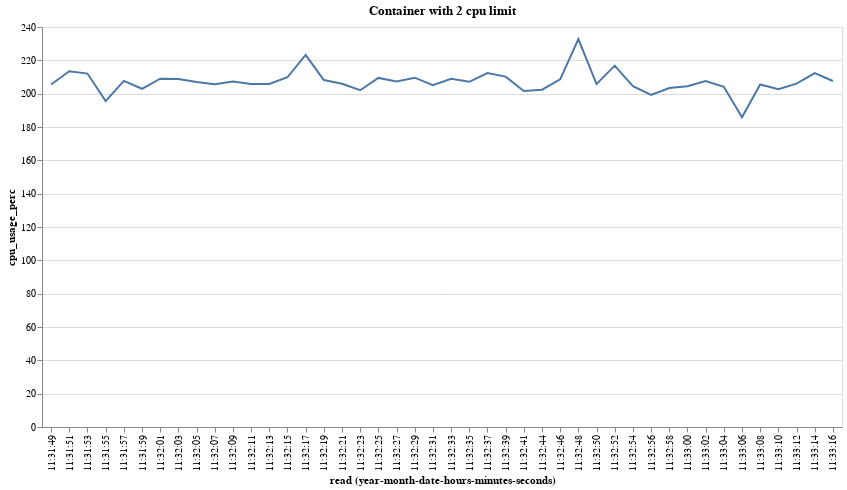

The cell this chart's notebook holds for it:
### Code cell
cmd = "docker run --name stress_app --cpus 2 --rm progrium/stress -c 8 -t 90s".split(" ")
run_stress = subprocess.Popen(cmd, stdout=subprocess.PIPE)

session = requests_unixsocket.Session()
data = []

while run_stress.poll() != 0:
    r = session.get('http+unix://%2Fvar%2Frun%2Fdocker.sock/containers/stress_app/stats?stream=false')
    if r.status_code == 200:
        try:
            data.append(r.json())
        except:
            pass

data = [_ for _ in data if _["read"] != "0001-01-01T00:00:00Z"]
generate_chart((data, 2))

### Figure 1 — Vega-Lite specification as saved in the notebook (floating-point values rounded to 4 significant figures)
{"config": {"view": {"continuousWidth": 400, "continuousHeight": 300}}, "data": {"name": "data-ce85f1ba60e5bf5361427805bffdb2bd"}, "mark": "line", "encoding": {"x": {"axis": {"format": "%H:%M:%S", "labelAngle": -90}, "field": "read", "timeUnit": "yearmonthdatehoursminutesseconds", "type": "ordinal"}, "y": {"field": "cpu_usage_perc", "type": "quantitative"}}, "height": 400, "title": "Container with 2 cpu limit", "width": 800, "$schema": "https://vega.github.io/schema/vega-lite/v4.17.0.json", "datasets": {"data-ce85f1ba60e5bf5361427805bffdb2bd": [{"read": "2022-11-08T11:31:49.041014135", "cpu_stats.online_cpus": 4, "cpu_stats.cpu_usage.total_usage": 2622802000, "precpu_stats.cpu_usage.total_usage": 624590000, "cpu_stats.system_cpu_usage": 3924532160000000, "precpu_stats.system_cpu_usage": 3924528270000000, "cpu_delta": 1998212000, "system_cpu_delta": 3890000000, "cpu_usage_perc": 205.5}, {"read": "2022-11-08T11:31:51.078226179", "cpu_stats.online_cpus": 4, "cpu_stats.cpu_usage.total_usage": 6725324000, "precpu_stats.cpu_usage.total_usage": 4660129000, "cpu_stats.system_cpu_usage": 3924539970000000, "precpu_stats.system_cpu_usage": 3924536100000000, "cpu_delta": 2065195000, "system_cpu_delta": 3870000000, "cpu_usage_perc": 213.5}, {"read": "2022-11-08T11:31:53.093367740", "cpu_stats.online_cpus": 4, "cpu_stats.cpu_usage.total_usage": 10791728000, "precpu_stats.cpu_usage.total_usage": 8755916000, "cpu_stats.system_cpu_usage": 3924547640000000, "precpu_stats.system_cpu_usage": 3924543800000000, "cpu_delta": 2035812000, "system_cpu_delta": 3840000000, "cpu_usage_perc": 212.1}, {"read": "2022-11-08T11:31:55.131691374", "cpu_stats.online_cpus": 4, "cpu_stats.cpu_usage.total_usage": 14818450000, "precpu_stats.cpu_usage.total_usage": 12819496000, "cpu_stats.system_cpu_usage": 3924555690000000, "precpu_stats.system_cpu_usage": 3924551600000000, "cpu_delta": 1998954000, "system_cpu_delta": 4090000000, "cpu_usage_perc": 195.5}, {"read": "2022-11-08T11:31:57.196983460", "cpu_stats.online_cpus": 4, "cpu_stats.cpu_usage.total_usage": 18979102000, "precpu_stats.cpu_usage.total_usage": 16824336000, "cpu_stats.system_cpu_usage": 3924563850000000, "precpu_stats.system_cpu_usage": 3924559700000000, "cpu_delta": 2154766000, "system_cpu_delta": 4150000000, "cpu_usage_perc": 207.7}, {"read": "2022-11-08T11:31:59.233722869", "cpu_stats.online_cpus": 4, "cpu_stats.cpu_usage.total_usage": 23021432000, "precpu_stats.cpu_usage.total_usage": 21022538000, "cpu_stats.system_cpu_usage": 3924571830000000, "precpu_stats.system_cpu_usage": 3924567890000000, "cpu_delta": 1998894000, "system_cpu_delta": 3940000000, "cpu_usage_perc": 202.9}, {"read": "2022-11-08T11:32:01.251282668", "cpu_stats.online_cpus": 4, "cpu_stats.cpu_usage.total_usage": 27096570000, "precpu_stats.cpu_usage.total_usage": 25032577000, "cpu_stats.system_cpu_usage": 3924579780000000, "precpu_stats.system_cpu_usage": 3924575830000000, "cpu_delta": 2063993000, "system_cpu_delta": 3950000000, "cpu_usage_perc": 209.0}, {"read": "2022-11-08T11:32:03.268221159", "cpu_stats.online_cpus": 4, "cpu_stats.cpu_usage.total_usage": 31177746000, "precpu_stats.cpu_usage.total_usage": 29152463000, "cpu_stats.system_cpu_usage": 3924587610000000, "precpu_stats.system_cpu_usage": 3924583730000000, "cpu_delta": 2025283000, "system_cpu_delta": 3880000000, "cpu_usage_perc": 208.8}, {"read": "2022-11-08T11:32:05.287385797", "cpu_stats.online_cpus": 4, "cpu_stats.cpu_usage.total_usage": 35220541000, "precpu_stats.cpu_usage.total_usage": 33212856000, "cpu_stats.system_cpu_usage": 3924595360000000, "precpu_stats.system_cpu_usage": 3924591480000000, "cpu_delta": 2007685000, "system_cpu_delta": 3880000000, "cpu_usage_perc": 207.0}, {"read": "2022-11-08T11:32:07.310173060", "cpu_stats.online_cpus": 4, "cpu_stats.cpu_usage.total_usage": 39221824000, "precpu_stats.cpu_usage.total_usage": 37221525000, "cpu_stats.system_cpu_usage": 3924603050000000, "precpu_stats.system_cpu_usage": 3924599160000000, "cpu_delta": 2000299000, "system_cpu_delta": 3890000000, "cpu_usage_perc": 205.7}, {"read": "2022-11-08T11:32:09.407070611", "cpu_stats.online_cpus": 4, "cpu_stats.cpu_usage.total_usage": 43419854000, "precpu_stats.cpu_usage.total_usage": 41264649000, "cpu_stats.system_cpu_usage": 3924611260000000, "precpu_stats.system_cpu_usage": 3924607100000000, "cpu_delta": 2155205000, "system_cpu_delta": 4160000000, "cpu_usage_perc": 207.2}, {"read": "2022-11-08T11:32:11.444341143", "cpu_stats.online_cpus": 4, "cpu_stats.cpu_usage.total_usage": 47489966000, "precpu_stats.cpu_usage.total_usage": 45431512000, "cpu_stats.system_cpu_usage": 3924619270000000, "precpu_stats.system_cpu_usage": 3924615270000000, "cpu_delta": 2058454000, "system_cpu_delta": 4000000000, "cpu_usage_perc": 205.8}, {"read": "2022-11-08T11:32:13.462831977", "cpu_stats.online_cpus": 4, "cpu_stats.cpu_usage.total_usage": 51563497000, "precpu_stats.cpu_usage.total_usage": 49536587000, "cpu_stats.system_cpu_usage": 3924627200000000, "precpu_stats.system_cpu_usage": 3924623260000000, "cpu_delta": 2026910000, "system_cpu_delta": 3940000000, "cpu_usage_perc": 205.8}, {"read": "2022-11-08T11:32:15.480723152", "cpu_stats.online_cpus": 4, "cpu_stats.cpu_usage.total_usage": 55621191000, "precpu_stats.cpu_usage.total_usage": 53612023000, "cpu_stats.system_cpu_usage": 3924634870000000, "precpu_stats.system_cpu_usage": 3924631040000000, "cpu_delta": 2009168000, "system_cpu_delta": 3830000000, "cpu_usage_perc": 209.8}, {"read": "2022-11-08T11:32:17.500036224", "cpu_stats.online_cpus": 4, "cpu_stats.cpu_usage.total_usage": 59631452000, "precpu_stats.cpu_usage.total_usage": 57622079000, "cpu_stats.system_cpu_usage": 3924642330000000, "precpu_stats.system_cpu_usage": 3924638730000000, "cpu_delta": 2009373000, "system_cpu_delta": 3600000000, "cpu_usage_perc": 223.3}, {"read": "2022-11-08T11:32:19.542284460", "cpu_stats.online_cpus": 4, "cpu_stats.cpu_usage.total_usage": 63671925000, "precpu_stats.cpu_usage.total_usage": 61621397000, "cpu_stats.system_cpu_usage": 3924650230000000, "precpu_stats.system_cpu_usage": 3924646290000000, "cpu_delta": 2050528000, "system_cpu_delta": 3940000000, "cpu_usage_perc": 208.2}, {"read": "2022-11-08T11:32:21.629316593", "cpu_stats.online_cpus": 4, "cpu_stats.cpu_usage.total_usage": 67833379000, "precpu_stats.cpu_usage.total_usage": 65742763000, "cpu_stats.system_cpu_usage": 3924658170000000, "precpu_stats.system_cpu_usage": 3924654110000000, "cpu_delta": 2090616000, "system_cpu_delta": 4060000000, "cpu_usage_perc": 206.0}, {"read": "2022-11-08T11:32:23.689690302", "cpu_stats.online_cpus": 4, "cpu_stats.cpu_usage.total_usage": 72021820000, "precpu_stats.cpu_usage.total_usage": 70021248000, "cpu_stats.system_cpu_usage": 3924666170000000, "precpu_stats.system_cpu_usage": 3924662210000000, "cpu_delta": 2000572000, "system_cpu_delta": 3960000000, "cpu_usage_perc": 202.1}, {"read": "2022-11-08T11:32:25.712754989", "cpu_stats.online_cpus": 4, "cpu_stats.cpu_usage.total_usage": 76020994000, "precpu_stats.cpu_usage.total_usage": 74020669000, "cpu_stats.system_cpu_usage": 3924673920000000, "precpu_stats.system_cpu_usage": 3924670100000000, "cpu_delta": 2000325000, "system_cpu_delta": 3820000000, "cpu_usage_perc": 209.5}, {"read": "2022-11-08T11:32:27.750953436", "cpu_stats.online_cpus": 4, "cpu_stats.cpu_usage.total_usage": 80091896000, "precpu_stats.cpu_usage.total_usage": 78045024000, "cpu_stats.system_cpu_usage": 3924681730000000, "precpu_stats.system_cpu_usage": 3924677780000000, "cpu_delta": 2046872000, "system_cpu_delta": 3950000000, "cpu_usage_perc": 207.3}, {"read": "2022-11-08T11:32:29.774179314", "cpu_stats.online_cpus": 4, "cpu_stats.cpu_usage.total_usage": 84186649000, "precpu_stats.cpu_usage.total_usage": 82164164000, "cpu_stats.system_cpu_usage": 3924689500000000, "precpu_stats.system_cpu_usage": 3924685640000000, "cpu_delta": 2022485000, "system_cpu_delta": 3860000000, "cpu_usage_perc": 209.6}, {"read": "2022-11-08T11:32:31.765259534", "cpu_stats.online_cpus": 4, "cpu_stats.cpu_usage.total_usage": 88174649000, "precpu_stats.cpu_usage.total_usage": 86195046000, "cpu_stats.system_cpu_usage": 3924697230000000, "precpu_stats.system_cpu_usage": 3924693370000000, "cpu_delta": 1979603000, "system_cpu_delta": 3860000000, "cpu_usage_perc": 205.1}, {"read": "2022-11-08T11:32:33.859118110", "cpu_stats.online_cpus": 4, "cpu_stats.cpu_usage.total_usage": 92369460000, "precpu_stats.cpu_usage.total_usage": 90222638000, "cpu_stats.system_cpu_usage": 3924705310000000, "precpu_stats.system_cpu_usage": 3924701200000000, "cpu_delta": 2146822000, "system_cpu_delta": 4110000000, "cpu_usage_perc": 208.9}, {"read": "2022-11-08T11:32:35.895818669", "cpu_stats.online_cpus": 4, "cpu_stats.cpu_usage.total_usage": 96419995000, "precpu_stats.cpu_usage.total_usage": 94421341000, "cpu_stats.system_cpu_usage": 3924713130000000, "precpu_stats.system_cpu_usage": 3924709270000000, "cpu_delta": 1998654000, "system_cpu_delta": 3860000000, "cpu_usage_perc": 207.1}, {"read": "2022-11-08T11:32:37.926243981", "cpu_stats.online_cpus": 4, "cpu_stats.cpu_usage.total_usage": 100500207000, "precpu_stats.cpu_usage.total_usage": 98434615000, "cpu_stats.system_cpu_usage": 3924720930000000, "precpu_stats.system_cpu_usage": 3924717040000000, "cpu_delta": 2065592000, "system_cpu_delta": 3890000000, "cpu_usage_perc": 212.4}, {"read": "2022-11-08T11:32:39.951412739", "cpu_stats.online_cpus": 4, "cpu_stats.cpu_usage.total_usage": 104605385000, "precpu_stats.cpu_usage.total_usage": 102555516000, "cpu_stats.system_cpu_usage": 3924728790000000, "precpu_stats.system_cpu_usage": 3924724890000000, "cpu_delta": 2049869000, "system_cpu_delta": 3900000000, "cpu_usage_perc": 210.2}, {"read": "2022-11-08T11:32:41.968362534", "cpu_stats.online_cpus": 4, "cpu_stats.cpu_usage.total_usage": 108621348000, "precpu_stats.cpu_usage.total_usage": 106620698000, "cpu_stats.system_cpu_usage": 3924736540000000, "precpu_stats.system_cpu_usage": 3924732570000000, "cpu_delta": 2000650000, "system_cpu_delta": 3970000000, "cpu_usage_perc": 201.6}, {"read": "2022-11-08T11:32:44.003766938", "cpu_stats.online_cpus": 4, "cpu_stats.cpu_usage.total_usage": 112620438000, "precpu_stats.cpu_usage.total_usage": 110622020000, "cpu_stats.system_cpu_usage": 3924744370000000, "precpu_stats.system_cpu_usage": 3924740420000000, "cpu_delta": 1998418000, "system_cpu_delta": 3950000000, "cpu_usage_perc": 202.4}, {"read": "2022-11-08T11:32:46.085505526", "cpu_stats.online_cpus": 4, "cpu_stats.cpu_usage.total_usage": 116819882000, "precpu_stats.cpu_usage.total_usage": 114660971000, "cpu_stats.system_cpu_usage": 3924752320000000, "precpu_stats.system_cpu_usage": 3924748180000000, "cpu_delta": 2158911000, "system_cpu_delta": 4140000000, "cpu_usage_perc": 208.6}, {"read": "2022-11-08T11:32:48.162068701", "cpu_stats.online_cpus": 4, "cpu_stats.cpu_usage.total_usage": 121019640000, "precpu_stats.cpu_usage.total_usage": 118820323000, "cpu_stats.system_cpu_usage": 3924760000000000, "precpu_stats.system_cpu_usage": 3924756220000000, "cpu_delta": 2199317000, "system_cpu_delta": 3780000000, "cpu_usage_perc": 232.7}, {"read": "2022-11-08T11:32:50.188655416", "cpu_stats.online_cpus": 4, "cpu_stats.cpu_usage.total_usage": 125022549000, "precpu_stats.cpu_usage.total_usage": 123021619000, "cpu_stats.system_cpu_usage": 3924767810000000, "precpu_stats.system_cpu_usage": 3924763920000000, "cpu_delta": 2000930000, "system_cpu_delta": 3890000000, "cpu_usage_perc": 205.8}, {"read": "2022-11-08T11:32:52.214355797", "cpu_stats.online_cpus": 4, "cpu_stats.cpu_usage.total_usage": 129054452000, "precpu_stats.cpu_usage.total_usage": 127021952000, "cpu_stats.system_cpu_usage": 3924775460000000, "precpu_stats.system_cpu_usage": 3924771710000000, "cpu_delta": 2032500000, "system_cpu_delta": 3750000000, "cpu_usage_perc": 216.8}, {"read": "2022-11-08T11:32:54.230835217", "cpu_stats.online_cpus": 4, "cpu_stats.cpu_usage.total_usage": 133117597000, "precpu_stats.cpu_usage.total_usage": 131082225000, "cpu_stats.system_cpu_usage": 3924783020000000, "precpu_stats.system_cpu_usage": 3924779040000000, "cpu_delta": 2035372000, "system_cpu_delta": 3980000000, "cpu_usage_perc": 204.6}, {"read": "2022-11-08T11:32:56.242685471", "cpu_stats.online_cpus": 4, "cpu_stats.cpu_usage.total_usage": 137123237000, "precpu_stats.cpu_usage.total_usage": 135140872000, "cpu_stats.system_cpu_usage": 3924791000000000, "precpu_stats.system_cpu_usage": 3924787020000000, "cpu_delta": 1982365000, "system_cpu_delta": 3980000000, "cpu_usage_perc": 199.2}, {"read": "2022-11-08T11:32:58.338273070", "cpu_stats.online_cpus": 4, "cpu_stats.cpu_usage.total_usage": 141346261000, "precpu_stats.cpu_usage.total_usage": 139221192000, "cpu_stats.system_cpu_usage": 3924799310000000, "precpu_stats.system_cpu_usage": 3924795130000000, "cpu_delta": 2125069000, "system_cpu_delta": 4180000000, "cpu_usage_perc": 203.4}, {"read": "2022-11-08T11:33:00.337848515", "cpu_stats.online_cpus": 4, "cpu_stats.cpu_usage.total_usage": 145428936000, "precpu_stats.cpu_usage.total_usage": 143404633000, "cpu_stats.system_cpu_usage": 3924807260000000, "precpu_stats.system_cpu_usage": 3924803300000000, "cpu_delta": 2024303000, "system_cpu_delta": 3960000000, "cpu_usage_perc": 204.5}, {"read": "2022-11-08T11:33:02.358197644", "cpu_stats.online_cpus": 4, "cpu_stats.cpu_usage.total_usage": 149422255000, "precpu_stats.cpu_usage.total_usage": 147356944000, "cpu_stats.system_cpu_usage": 3924815170000000, "precpu_stats.system_cpu_usage": 3924811190000000, "cpu_delta": 2065311000, "system_cpu_delta": 3980000000, "cpu_usage_perc": 207.6}, {"read": "2022-11-08T11:33:04.384259455", "cpu_stats.online_cpus": 4, "cpu_stats.cpu_usage.total_usage": 152655260000, "precpu_stats.cpu_usage.total_usage": 150669753000, "cpu_stats.system_cpu_usage": 3924823030000000, "precpu_stats.system_cpu_usage": 3924819140000000, "cpu_delta": 1985507000, "system_cpu_delta": 3890000000, "cpu_usage_perc": 204.2}, {"read": "2022-11-08T11:33:06.398892373", "cpu_stats.online_cpus": 4, "cpu_stats.cpu_usage.total_usage": 156528008000, "precpu_stats.cpu_usage.total_usage": 154687992000, "cpu_stats.system_cpu_usage": 3924830890000000, "precpu_stats.system_cpu_usage": 3924826930000000, "cpu_delta": 1840016000, "system_cpu_delta": 3960000000, "cpu_usage_perc": 185.9}, {"read": "2022-11-08T11:33:08.428798991", "cpu_stats.online_cpus": 4, "cpu_stats.cpu_usage.total_usage": 160566933000, "precpu_stats.cpu_usage.total_usage": 158563138000, "cpu_stats.system_cpu_usage": 3924838770000000, "precpu_stats.system_cpu_usage": 3924834870000000, "cpu_delta": 2003795000, "system_cpu_delta": 3900000000, "cpu_usage_perc": 205.5}, {"read": "2022-11-08T11:33:10.485303266", "cpu_stats.online_cpus": 4, "cpu_stats.cpu_usage.total_usage": 164661555000, "precpu_stats.cpu_usage.total_usage": 162650242000, "cpu_stats.system_cpu_usage": 3924846680000000, "precpu_stats.system_cpu_usage": 3924842710000000, "cpu_delta": 2011313000, "system_cpu_delta": 3970000000, "cpu_usage_perc": 202.7}, {"read": "2022-11-08T11:33:12.544319822", "cpu_stats.online_cpus": 4, "cpu_stats.cpu_usage.total_usage": 168827327000, "precpu_stats.cpu_usage.total_usage": 166849292000, "cpu_stats.system_cpu_usage": 3924854580000000, "precpu_stats.system_cpu_usage": 3924850740000000, "cpu_delta": 1978035000, "system_cpu_delta": 3840000000, "cpu_usage_perc": 206.0}, {"read": "2022-11-08T11:33:14.564703408", "cpu_stats.online_cpus": 4, "cpu_stats.cpu_usage.total_usage": 172851622000, "precpu_stats.cpu_usage.total_usage": 170849858000, "cpu_stats.system_cpu_usage": 3924862270000000, "precpu_stats.system_cpu_usage": 3924858500000000, "cpu_delta": 2001764000, "system_cpu_delta": 3770000000, "cpu_usage_perc": 212.4}, {"read": "2022-11-08T11:33:16.599788485", "cpu_stats.online_cpus": 4, "cpu_stats.cpu_usage.total_usage": 176910948000, "precpu_stats.cpu_usage.total_usage": 174850480000, "cpu_stats.system_cpu_usage": 3924870210000000, "precpu_stats.system_cpu_usage": 3924866240000000, "cpu_delta": 2060468000, "system_cpu_delta": 3970000000, "cpu_usage_perc": 207.6}]}}
